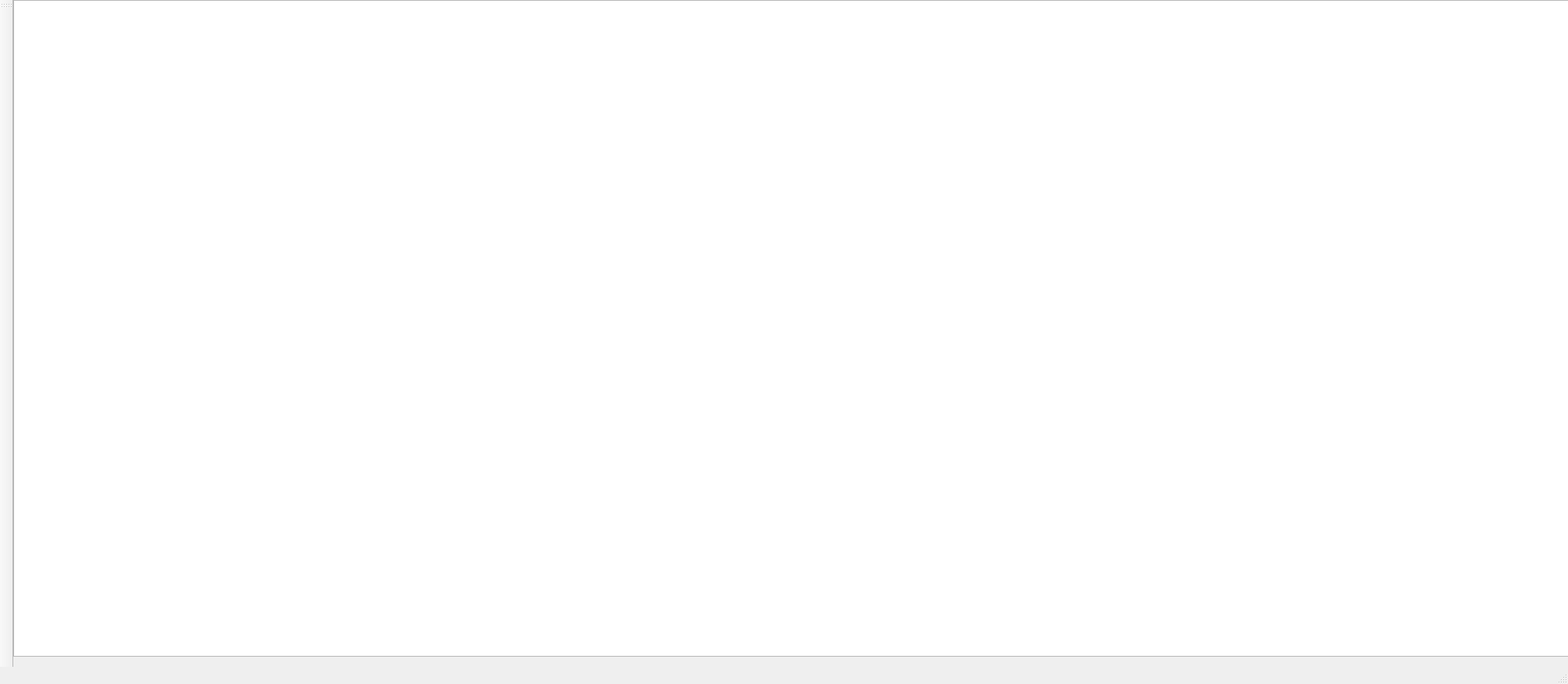
<?xml version="1.0" encoding="UTF-8"?>
<ui version="4.0">
 <class>MainWindow</class>
 <widget class="QMainWindow" name="MainWindow">
  <property name="geometry">
   <rect>
    <x>0</x>
    <y>0</y>
    <width>2008</width>
    <height>876</height>
   </rect>
  </property>
  <property name="minimumSize">
   <size>
    <width>294</width>
    <height>0</height>
   </size>
  </property>
  <property name="windowTitle">
   <string>MainWindow</string>
  </property>
  <widget class="QWidget" name="centralWidget">
   <widget class="QGraphicsView" name="graphicsView">
    <property name="geometry">
     <rect>
      <x>0</x>
      <y>0</y>
      <width>2000</width>
      <height>841</height>
     </rect>
    </property>
   </widget>
  </widget>
  <widget class="QMenuBar" name="menuBar">
   <property name="geometry">
    <rect>
     <x>0</x>
     <y>0</y>
     <width>2008</width>
     <height>22</height>
    </rect>
   </property>
  </widget>
  <widget class="QToolBar" name="mainToolBar">
   <attribute name="toolBarArea">
    <enum>LeftToolBarArea</enum>
   </attribute>
   <attribute name="toolBarBreak">
    <bool>false</bool>
   </attribute>
  </widget>
  <widget class="QStatusBar" name="statusBar"/>
 </widget>
 <layoutdefault spacing="6" margin="11"/>
 <resources/>
 <connections/>
</ui>
